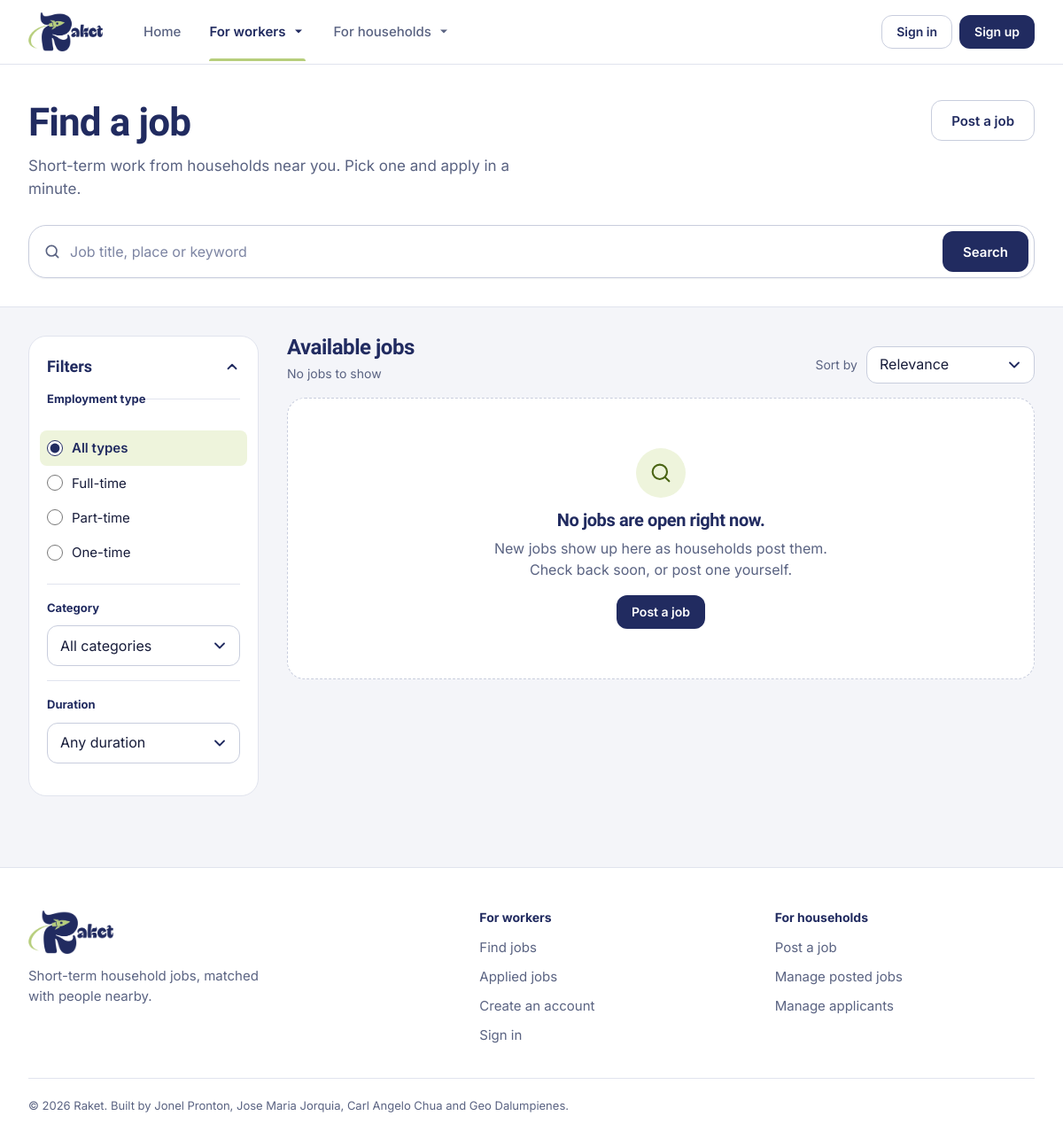
The app's page /jobs/, older data.
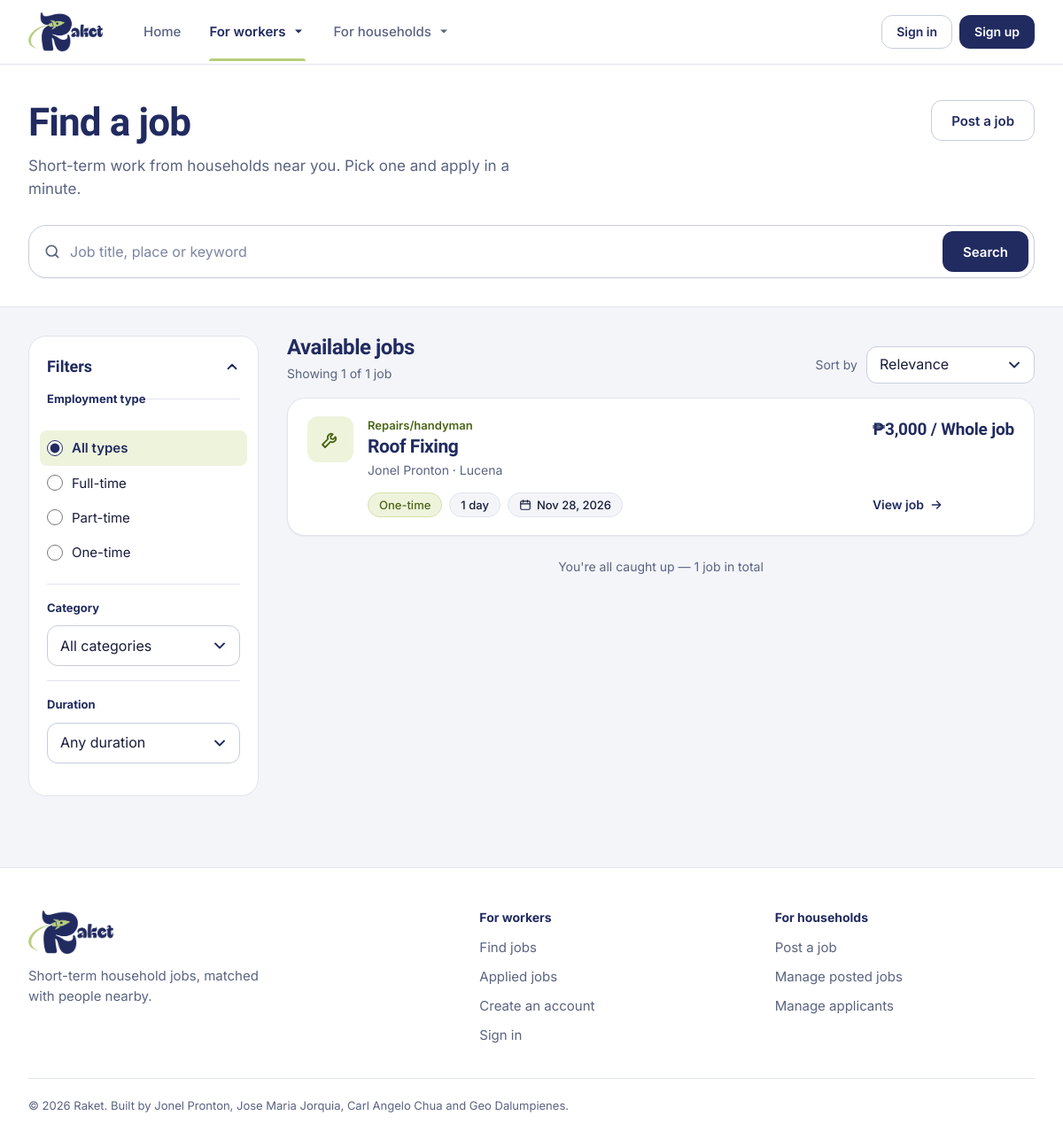
The same page, newer data.
### jobs/models.py (models this page shows, shortened)
class Job(models.Model):
    class Category(models.TextChoices):
        HOUSE_CLEANING = "house_cleaning", "House cleaning"
        BABYSITTER = "babysitter", "Babysitter"
        COOK = "cook_kitchen_helper", "Cook/kitchen helper"
        LAUNDRY = "laundry", "Laundry"
        GARDENING = "gardening", "Gardening"
        DRIVER = "driver_delivery", "Driver/delivery"
        ERRANDS = "errands", "Errands"
        REPAIRS = "repairs", "Repairs/handyman"
        OTHER = "other", "Other"
    class Schedule(models.TextChoices):
        MORNING = "morning", "Morning (6 AM - 12 PM)"
        AFTERNOON = "afternoon", "Afternoon (12 PM - 6 PM)"
        EVENING = "evening", "Evening (6 PM - 10 PM)"
        WHOLE_DAY = "whole_day", "Whole day"
        FLEXIBLE = "flexible", "Flexible"
    class Employment(models.TextChoices):
        FULL_TIME = "full_time", "Full-time"
        PART_TIME = "part_time", "Part-time"
        ONE_TIME = "one_time", "One-time"
    class Duration(models.TextChoices):
        ONE_DAY = "one_day", "1 day"
        FEW_DAYS = "few_days", "2-6 days"
        ONE_TWO_WEEKS = "one_two_weeks", "1-2 weeks"
        UP_TO_MONTH = "up_to_month", "Up to 1 month"
        ONGOING = "ongoing", "Ongoing"
    class PayPeriod(models.TextChoices):
        DAY = "day", "Day"
        HOUR = "hour", "Hour"
        JOB = "job", "Whole job"
    class Status(models.TextChoices):
        ACTIVE = "active", "Active"
        CLOSED = "closed", "Closed"
    posted_by = models.ForeignKey(
        settings.AUTH_USER_MODEL,
        on_delete=models.SET_NULL,
        null=True,
        blank=True,
        related_name="posted_jobs",
    )
    title = models.CharField(max_length=120)
    category = models.CharField(max_length=30, choices=Category.choices)
    description = models.TextField()
    location = models.CharField(max_length=150)
    work_date = models.DateField()
    work_schedule = models.CharField(max_length=20, choices=Schedule.choices)
    employment_type = models.CharField(max_length=20, choices=Employment.choices)
    duration = models.CharField(max_length=20, choices=Duration.choices)
    estimated_payment = models.DecimalField(
        max_digits=10, decimal_places=2, help_text="Pesos"
    )
    max_payment = models.DecimalField(
        max_digits=10,
        decimal_places=2,
        null=True,
        blank=True,
        help_text="Upper end of a pay range (e.g. 500 - 900 a day). Optional.",
    )
    pay_period = models.CharField(max_length=10, choices=PayPeriod.choices)
    number_of_workers = models.PositiveSmallIntegerField(
        validators=[MinValueValidator(1)]
    )
    requirements = models.TextField(
        blank=True, help_text="One qualification per line (shown as bullets)."
    )
    experience = models.CharField(max_length=100, blank=True)
    industry = models.CharField(max_length=150, blank=True)
    how_to_apply = models.TextField(blank=True)
    status = models.CharField(
        max_length=10, choices=Status.choices, default=Status.ACTIVE, db_index=True
    )
    created_at = models.DateTimeField(auto_now_add=True)
    updated_at = models.DateTimeField(auto_now=True)
    objects = JobQuerySet.as_manager()
    class Meta:
        ordering = ["-created_at"]
    @property
    def household_name(self):
        return display_name(self.posted_by)
    @property
    def payment_amount(self):
        text = f"₱{_peso(self.estimated_payment)}"
        if self.max_payment is not None:
            text += f" - {_peso(self.max_payment)}"
        return text

### accounts/models.py (models this page shows, shortened)
class Profile(models.Model):
    class Role(models.TextChoices):
        SEEKER = "job_seeker", "Job Seeker"
        PROVIDER = "job_provider", "Job Provider"
    class Availability(models.TextChoices):
        FULL_TIME = "full_time", "Full-time"
        PART_TIME = "part_time", "Part-time"
        ONE_TIME = "one_time", "One-time"
    user = models.OneToOneField(
        settings.AUTH_USER_MODEL, on_delete=models.CASCADE, related_name="profile"
    )
    role = models.CharField(max_length=20, choices=Role.choices, default=Role.SEEKER)
    full_name = models.CharField(max_length=150)
    phone = models.CharField(max_length=20, blank=True)
    location = models.CharField(max_length=150, blank=True)
    bio = models.TextField(blank=True)
    skills = models.CharField(max_length=300, blank=True, help_text="Comma separated")
    availability = models.JSONField(default=list, blank=True)
    resume = models.FileField(upload_to=resume_upload_path, blank=True)
    created_at = models.DateTimeField(auto_now_add=True)

### jobs/views.py (the view, shortened to what this page needs)
# urls.py: path('jobs/', views.job_list, name='job_list'),
def job_list(request):
    params = request.GET
    q = params.get("q", "").strip()
    category = clean_choice(params.get("category"), Job.Category.choices)
    employment_type = clean_choice(params.get("employment_type"), Job.Employment.choices)
    duration = clean_choice(params.get("duration"), Job.Duration.choices)
    sort = params.get("sort", "relevance")
    if sort not in PUBLIC_SORTS or sort not in SORT_LABELS:
        sort = "relevance"
    qs = browse_jobs(
        q=q,
        category=category,
        employment_type=employment_type,
        duration=duration,
        sort=sort,
    )
    page = Paginator(qs, JOBS_PER_PAGE).get_page(params.get("page"))
    active = {
        "q": q,
        "category": category,
        "employment_type": employment_type,
        "duration": duration,
        "sort": sort if sort != "relevance" else "",
    }
    page_query = urlencode({k: v for k, v in active.items() if v})
    labels = {
        "q": lambda v: f"“{v}”",
        "category": lambda v: dict(Job.Category.choices)[v],
        "employment_type": lambda v: dict(Job.Employment.choices)[v],
        "duration": lambda v: dict(Job.Duration.choices)[v],
    }
    active_filters = []
    for key, label in labels.items():
        if not active[key]:
            continue
    context = {
        "page": page,
        "jobs": page.object_list,
        "q": q,
        "category": category or "",
        "employment_type": employment_type or "",
        "duration": duration or "",
        "sort": sort,
        "categories": Job.Category.choices,
        "employment_types": Job.Employment.choices,
        "durations": Job.Duration.choices,
        "sorts": list(SORT_LABELS.items()),
        "page_query": page_query,
        "active_filters": active_filters,
        "has_filters": bool(q or category or employment_type or duration),
    }
    return render(request, "jobs/jobs.html", context)

### jobs/templates/jobs/jobs.html (shortened to what this page needs)
{% extends "base.html" %}
{% load static %}
{% block extra_head %}
  <link rel="stylesheet" href="{% static 'css/jobs.css' %}?v=6">
{% endblock %}
{% block content %}
<form method="get" id="job-filters" action="{% url 'jobs:job_list' %}">
  <header class="page-head">
    <div class="container">
      <div class="page-head__top">
        <div>
          <h1>Find a job</h1>
          <p class="page-head__sub">Short-term work from households near you. Pick one and apply in a minute.</p>
        </div>
        <a href="{% url 'jobs:post_job' %}" class="btn btn--ghost">Post a job</a>
      </div>
      <div class="search-bar" role="search">
        <svg class="search-bar__icon" width="20" height="20" viewBox="0 0 24 24" fill="none" stroke="currentColor" stroke-width="2" stroke-linecap="round" aria-hidden="true"><circle cx="11" cy="11" r="7"/><path d="M20 20l-4-4"/></svg>
        <input type="search" name="q" value="{{ q }}" class="search-bar__input" placeholder="Job title, place or keyword" aria-label="Search jobs">
        <button type="submit" class="btn btn--primary">Search</button>
      </div>
    </div>
  </header>
  <div class="container layout">
    <aside class="filters" aria-label="Filters">
      <details class="filters__box" open>
        <summary class="filters__summary">
          <span>Filters</span>
        </summary>
        <fieldset class="filter-group">
          <legend class="filter-title">Employment type</legend>
          <label class="option">
            <input type="radio" name="employment_type" value="" {% if not employment_type %}checked{% endif %}>
            <span>All types</span>
          </label>
          {% for value, label in employment_types %}
          <label class="option">
            <input type="radio" name="employment_type" value="{{ value }}" {% if employment_type == value %}checked{% endif %}>
            <span>{{ label }}</span>
          </label>
          {% endfor %}
        </fieldset>
        <div class="filter-group">
          <label class="filter-title" for="category">Category</label>
          <select name="category" id="category" class="select">
            <option value="">All categories</option>
          </select>
        </div>
        <div class="filter-group">
          <label class="filter-title" for="duration">Duration</label>
          <select name="duration" id="duration" class="select">
            <option value="">Any duration</option>
          </select>
        </div>
      </details>
    </aside>
    <section class="jobs" aria-labelledby="jobs-title">
      <div class="jobs-head">
        <div>
          <h2 id="jobs-title" class="jobs-head__title">Available jobs</h2>
          <p class="count" role="status">
            {% if page.paginator.count %}
              Showing {{ page.start_index }}{% if page.start_index != page.end_index %}–{{ page.end_index }}{% endif %} of {{ page.paginator.count }} job{{ page.paginator.count|pluralize }}
            {% else %}
              No jobs to show
            {% endif %}
          </p>
        </div>
        <div class="sort">
          <label for="sort">Sort by</label>
          <select name="sort" id="sort" class="select">
            {% for value, label in sorts %}
            <option value="{{ value }}" {% if sort == value %}selected{% endif %}>{{ label }}</option>
            {% endfor %}
          </select>
        </div>
      </div>
      <div class="job-list">
      {% for job in jobs %}
        {% include "includes/job_card.html" %}
      {% empty %}
        <div class="empty">
          <span class="empty__icon" aria-hidden="true">
            <svg width="28" height="28" viewBox="0 0 24 24" fill="none" stroke="currentColor" stroke-width="1.8" stroke-linecap="round"><circle cx="11" cy="11" r="7"/><path d="M20 20l-4-4"/></svg>
          </span>
          {% if has_filters %}
            <h3>No jobs match your search.</h3>
            <p>Try a different keyword or remove a filter.</p>
            <a href="{% url 'jobs:job_list' %}" class="btn btn--ghost btn--sm">Clear all filters</a>
          {% else %}
            <h3>No jobs are open right now.</h3>
            <p>New jobs show up here as households post them. Check back soon, or post one yourself.</p>
            <a href="{% url 'jobs:post_job' %}" class="btn btn--primary btn--sm">Post a job</a>
          {% endif %}
        </div>
      {% endfor %}
      </div>
      {% if page.paginator.count and not page.has_next %}
      <p class="caught-up">You're all caught up — {{ page.paginator.count }} job{{ page.paginator.count|pluralize }} in total</p>
      {% endif %}
    </section>
  </div>
</form>
{% endblock %}

### templates/includes/job_card.html
<article class="job-card">
  <span class="job-card__icon">{% include "includes/category_icon.html" with category=job.category %}</span>
  <div class="job-card__main">
    <p class="job-card__cat">{{ job.get_category_display }}</p>
    <h3 class="job-card__title">
      <a href="{% url 'jobs:job_detail' job.pk %}" class="job-card__link">{{ job.title }}</a>
    </h3>
    <p class="job-card__where">{{ job.household_name }} · {{ job.location }}</p>
  </div>
  <p class="job-card__rate">{{ job.payment_amount }} / {{ job.get_pay_period_display }}</p>
  <ul class="job-card__meta">
    <li class="chip chip--lime">{{ job.get_employment_type_display }}</li>
    <li class="chip">{{ job.get_duration_display }}</li>
    <li class="chip">
      <svg width="14" height="14" viewBox="0 0 24 24" fill="none" stroke="currentColor" stroke-width="2" stroke-linecap="round" stroke-linejoin="round" aria-hidden="true"><rect x="3" y="5" width="18" height="16" rx="2"/><path d="M3 10h18M8 3v4M16 3v4"/></svg>
      <span class="sr-only">Work date:</span>{{ job.work_date|date:"M j, Y" }}
    </li>
  </ul>
  <span class="job-card__cta" aria-hidden="true">View job
    <svg width="16" height="16" viewBox="0 0 24 24" fill="none" stroke="currentColor" stroke-width="2.2" stroke-linecap="round" stroke-linejoin="round"><path d="M5 12h14M13 6l6 6-6 6"/></svg>
  </span>
</article>

### templates/includes/category_icon.html
<svg class="cat-icon" width="24" height="24" viewBox="0 0 24 24" fill="none" stroke="currentColor" stroke-width="1.8" stroke-linecap="round" stroke-linejoin="round" aria-hidden="true" focusable="false">
{% if category == "house_cleaning" %}<path d="M12 3l1.8 5.2L19 10l-5.2 1.8L12 17l-1.8-5.2L5 10l5.2-1.8z"/><path d="M19 17v4M17 19h4"/>
{% elif category == "babysitter" %}<circle cx="12" cy="12" r="9"/><path d="M9 10v.01M15 10v.01"/><path d="M8.5 14.5a4.5 4.5 0 0 0 7 0"/>
{% elif category == "cook_kitchen_helper" %}<path d="M4 11h16v7a2 2 0 0 1-2 2H6a2 2 0 0 1-2-2z"/><path d="M2 11h20"/><path d="M8 7.5c0-1.2 1-1.3 1-2.5M12 7.5c0-1.2 1-1.3 1-2.5M16 7.5c0-1.2 1-1.3 1-2.5"/>
{% elif category == "laundry" %}<path d="M8 3L3 6l2 4 3-1v11h8V9l3 1 2-4-5-3a4 4 0 0 1-8 0z"/>
{% elif category == "gardening" %}<path d="M12 21v-9"/><path d="M12 12c0-4 3-6 7-6 0 4-3 6-7 6z"/><path d="M12 16c0-3-2-5-6-5 0 3 2 5 6 5z"/>
{% elif category == "driver_delivery" %}<path d="M2 6h11v10H2z"/><path d="M13 10h4l3 3v3h-7"/><circle cx="6" cy="18" r="2"/><circle cx="17" cy="18" r="2"/>
{% elif category == "errands" %}<path d="M5 8h14l-1 12H6z"/><path d="M9 8a3 3 0 0 1 6 0"/>
{% elif category == "repairs" %}<path d="M14.7 6.3a4 4 0 0 0-5.4 5.4L3 18l3 3 6.3-6.3a4 4 0 0 0 5.4-5.4l-2.6 2.6-2.4-.6-.6-2.4z"/>
{% else %}<path d="M3 8h18v11H3z"/><path d="M9 8V6a1 1 0 0 1 1-1h4a1 1 0 0 1 1 1v2"/><path d="M3 13h18"/>
{% endif %}
</svg>

Row changes from the older to the newer data that the page shows:
added Job: category "Repairs/handyman", title "Roof Fixing", household_name "Jonel Pronton", location "Lucena", payment_amount "₱3,000", pay_period "Whole job", employment_type "One-time", duration "1 day", work_date "Nov 28, 2026"
Text that changed along with them:
{{ page.start_index }}: (not shown) → "1"
{{ page.paginator.count }}: (not shown) → "1"
text no longer shown: "No jobs to show No jobs are open right now. New jobs show up here as households post them. Check back soon, or post one yourself. Post a job"
text now shown: "Showing of job You're all caught up — job in total"
